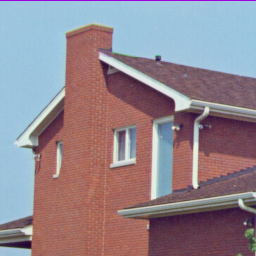
#> input picture rPi-camera/opencv/rpi/pruebas/transformaciones/house.tiff, 256 x 256 px
$ python pdi_transformaciones15.py
#> lines starting #> are read from the running program, lines starting #| are printed output that depends on the picture; after the words box and inside, x2 and y2 are one past the last pixel; in counts of white or black regions, pixels touching at a corner belong together
import cv2
import matplotlib.pyplot as plt
img = cv2.imread('house.tiff', 0)
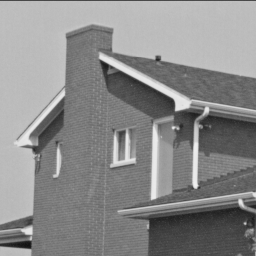
#> img: shape (256, 256); min 17, max 239, mean 138.1
block_size = 123
constant = 6
th1 = cv2.adaptiveThreshold(img, 255,
                            cv2.ADAPTIVE_THRESH_MEAN_C,
                            cv2.THRESH_BINARY,
                            block_size, constant)
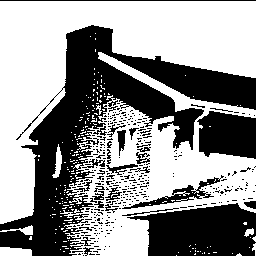
#> th1: shape (256, 256); 57.6% white; 359 black regions (330 under 20 px), largest, box (x1, y1, x2, y2) and area: (0, 25, 256, 256) 17231, (127, 203, 256, 256) 4946, (197, 111, 256, 159) 2285
th2 = cv2.adaptiveThreshold (img, 255,
                             cv2.ADAPTIVE_THRESH_GAUSSIAN_C,
                             cv2.THRESH_BINARY,
                             block_size, constant)
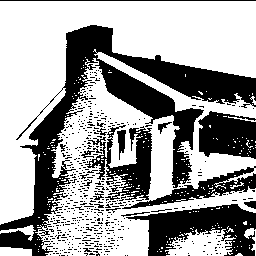
#> th2: shape (256, 256); 62.9% white; 549 black regions (530 under 20 px), largest, box (x1, y1, x2, y2) and area: (0, 25, 256, 256) 12739, (126, 204, 256, 256) 3535, (198, 111, 256, 159) 2152
output = [img, th1, th2]
titles = ['Original', 'Mean Adaptive', 'Gaussian Adaptive']

for i in range(3):
    plt.subplot(1, 3, i+1)
    plt.imshow(output[i], cmap='gray')
    plt.title(titles[i])
    plt.xticks([])
    plt.yticks([])
plt.show()
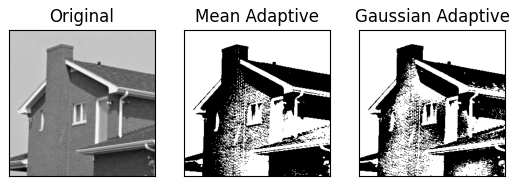
#> figure drawn by matplotlib, 3 panels

$ run again, with rPi-camera/opencv/rpi/pruebas/transformaciones/peppers.tiff copied over rPi-camera/opencv/rpi/pruebas/transformaciones/house.tiff
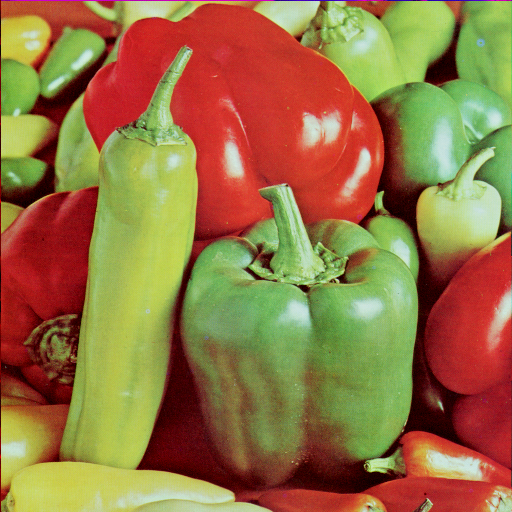
#> input picture rPi-camera/opencv/rpi/pruebas/transformaciones/peppers.tiff, 512 x 512 px
#> `th1 = cv2.adaptiveThreshold(img, 255, cv2.ADAPTIVE_THRESH_MEAN_C, cv2...`:
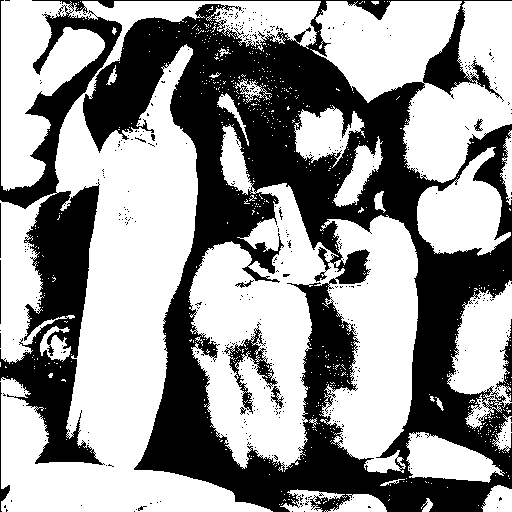
#> th1: shape (512, 512); 58.9% white; 466 black regions (454 under 20 px), largest, box (x1, y1, x2, y2) and area: (0, 0, 512, 512) 104837, (224, 322, 278, 414) 1076, (495, 319, 512, 402) 408
#> th2: shape (512, 512); 63.5% white; 1136 black regions (1098 under 20 px), largest, box (x1, y1, x2, y2) and area: (18, 0, 512, 512) 72883, (0, 178, 125, 469) 10601, (0, 0, 123, 209) 5907
#> `plt.show()`:
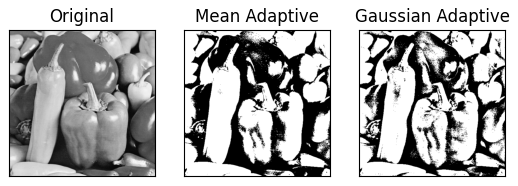
#> figure drawn by matplotlib, 3 panels
